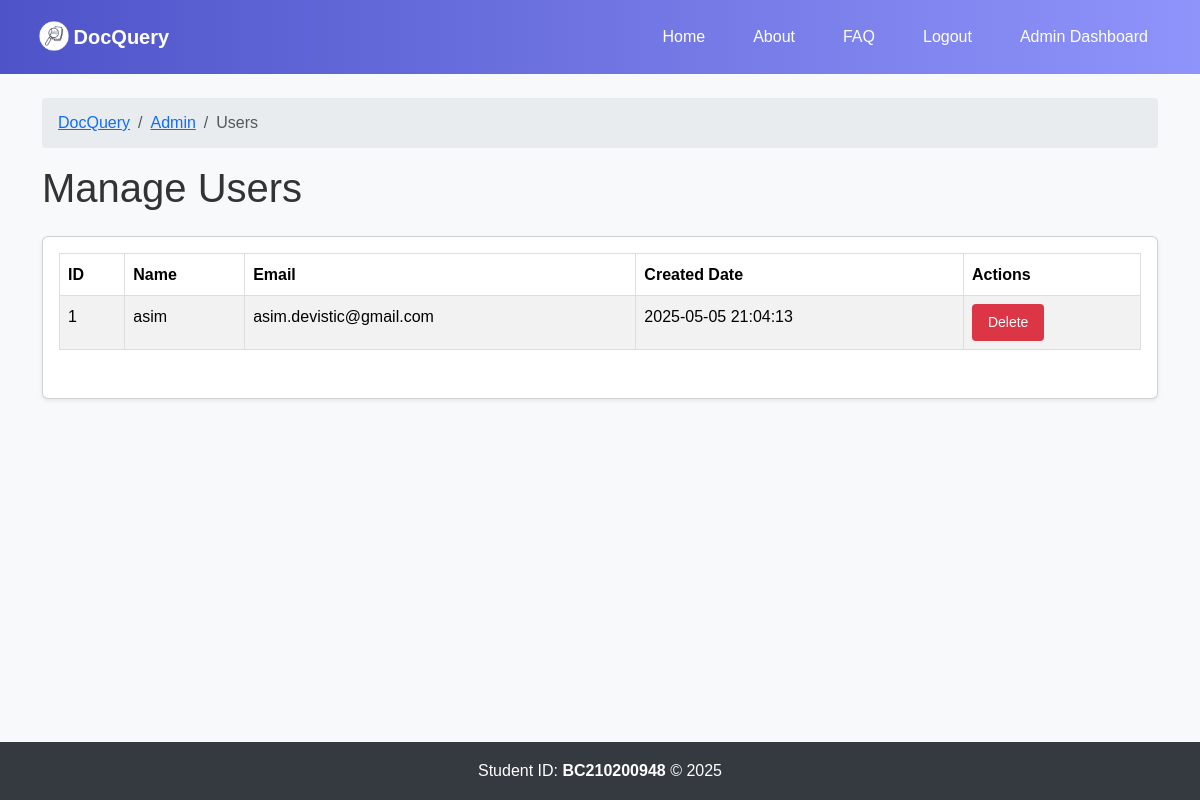
The app's page /admin/users (signed in) with its own data.
### tables this page shows
CREATE TABLE User (
    id INTEGER PRIMARY KEY AUTOINCREMENT,
    username TEXT NOT NULL,
    email TEXT NOT NULL UNIQUE,
    password_hash TEXT NOT NULL,
    created_date DATETIME DEFAULT CURRENT_TIMESTAMP,
    created_by TEXT NOT NULL DEFAULT 'System',
    updated_date DATETIME DEFAULT CURRENT_TIMESTAMP,
    updated_by TEXT NOT NULL DEFAULT 'System',
    is_deleted BOOLEAN DEFAULT FALSE,
    admin_remarks TEXT
);

### app/routes/admin_routes.py (the view)
@admin_bp.route('/users')
@admin_required
def users():
    conn = get_db_connection()
    users = conn.execute('SELECT * FROM User WHERE is_deleted = 0').fetchall()
    conn.close()
    log_action('Admin', session['user_id'], 'VIEW_USERS', 'Admin viewed users list')
    return render_template('admin/users.html', users=users)

### app/utils/db.py (called while the page is built)
def get_db_connection():
    conn = sqlite3.connect(current_app.config['DATABASE'])
    conn.row_factory = sqlite3.Row
    return conn

### app/utils/logging.py (called while the page is built)
def log_action(table_name, record_id, action, remarks, error_code=None, request_time=None):
    conn = get_db_connection()
    try:
        conn.execute(
            'INSERT INTO Logs (table_name, record_id, action, system_remarks, error_code, request_time, created_by, updated_by) '
            'VALUES (?, ?, ?, ?, ?, ?, ?, ?)',
            (table_name, record_id, action, remarks, error_code, request_time,
             session.get('email', 'System'), session.get('email', 'System'))
        )
        conn.commit()
    finally:
        conn.close()

### app/templates/admin/users.html (shortened to what this page needs)
{% extends 'layout.html' %}
{% block page_heading %}Manage Users{% endblock %}
{% block breadcrumbs %}
    <li class="breadcrumb-item active" aria-current="page">Users</li>
{% endblock %}
{% block content %}
<div class="card shadow-sm">
    <div class="card-body">
        <div class="table-responsive">
            <table class="table table-striped table-hover">
                <thead>
                    <tr>
                        <th>ID</th>
                        <th>Name</th>
                        <th>Email</th>
                        <th>Created Date</th>
                        <th>Actions</th>
                    </tr>
                </thead>
                <tbody>
                    {% for user in users %}
                        <tr>
                            <td>{{ user.id }}</td>
                            <td>{{ user.username }}</td>
                            <td>{{ user.email }}</td>
                            <td>{{ user.created_date }}</td>
                            <td>
                                <button class="btn btn-danger btn-sm" onclick="confirmDelete({{ user.id }})">Delete</button>
                            </td>
                        </tr>
                    {% endfor %}
                </tbody>
            </table>
        </div>
    </div>
</div>
{% endblock %}

### app/static/css/styles.css (style rules this page uses)
body { font-family: Arial, sans-serif; margin: 0; padding: 0; line-height: 1.6; background: #f8f9fa; color: #212529; min-height: 100vh; display: flex; flex-direction: column; }
button, .btn { padding: 0.5rem 1rem; background: #007bff; color: white; border: none; cursor: pointer; }
.btn-danger { background: #dc3545; color: white; }
table { width: 100%; border-collapse: collapse; margin-bottom: 2rem; }
th, td { border: 1px solid #ddd; padding: 0.75rem; text-align: left; }
th { background: #f4f4f4; font-weight: bold; }
.table-responsive { margin-bottom: 1rem; }

### app/templates/layout.html (style rules this page uses)
body { background: #f8f9fa; color: #212529; min-height: 100vh; display: flex; flex-direction: column; }

### records on screen
User: id "1", username "asim", email "asim.devistic@gmail.com", created_date "2025-05-05 21:04:13"

### other values on screen
{{ current_year or 2025 }} "2025"
